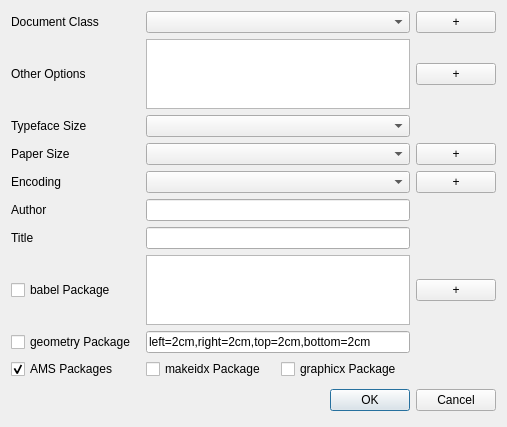
<?xml version="1.0" encoding="UTF-8"?>
<ui version="4.0">
 <class>QuickDocumentDialog</class>
 <widget class="QDialog" name="QuickDocumentDialog">
  <property name="geometry">
   <rect>
    <x>0</x>
    <y>0</y>
    <width>507</width>
    <height>418</height>
   </rect>
  </property>
  <layout class="QGridLayout" name="gridLayout_2">
   <item row="0" column="0">
    <layout class="QGridLayout" name="gridLayout">
     <item row="0" column="0">
      <widget class="QLabel" name="labelClass">
       <property name="sizePolicy">
        <sizepolicy hsizetype="Minimum" vsizetype="Minimum">
         <horstretch>0</horstretch>
         <verstretch>0</verstretch>
        </sizepolicy>
       </property>
       <property name="text">
        <string>Document Class</string>
       </property>
      </widget>
     </item>
     <item row="0" column="1" colspan="2">
      <widget class="QComboBox" name="comboBoxClass"/>
     </item>
     <item row="0" column="3">
      <widget class="QPushButton" name="pushButtonClass">
       <property name="sizePolicy">
        <sizepolicy hsizetype="Fixed" vsizetype="Fixed">
         <horstretch>0</horstretch>
         <verstretch>0</verstretch>
        </sizepolicy>
       </property>
       <property name="text">
        <string>+</string>
       </property>
      </widget>
     </item>
     <item row="1" column="0">
      <widget class="QLabel" name="labelOptions">
       <property name="sizePolicy">
        <sizepolicy hsizetype="Minimum" vsizetype="Minimum">
         <horstretch>0</horstretch>
         <verstretch>0</verstretch>
        </sizepolicy>
       </property>
       <property name="text">
        <string>Other Options</string>
       </property>
      </widget>
     </item>
     <item row="1" column="1" colspan="2">
      <widget class="QListWidget" name="listWidgetOptions"/>
     </item>
     <item row="1" column="3">
      <widget class="QPushButton" name="pushButtonOptions">
       <property name="sizePolicy">
        <sizepolicy hsizetype="Fixed" vsizetype="Fixed">
         <horstretch>0</horstretch>
         <verstretch>0</verstretch>
        </sizepolicy>
       </property>
       <property name="text">
        <string>+</string>
       </property>
      </widget>
     </item>
     <item row="2" column="0">
      <widget class="QLabel" name="labelSize">
       <property name="sizePolicy">
        <sizepolicy hsizetype="Minimum" vsizetype="Minimum">
         <horstretch>0</horstretch>
         <verstretch>0</verstretch>
        </sizepolicy>
       </property>
       <property name="text">
        <string>Typeface Size</string>
       </property>
      </widget>
     </item>
     <item row="2" column="1" colspan="2">
      <widget class="QComboBox" name="comboBoxSize"/>
     </item>
     <item row="3" column="0">
      <widget class="QLabel" name="labelPaper">
       <property name="sizePolicy">
        <sizepolicy hsizetype="Minimum" vsizetype="Minimum">
         <horstretch>0</horstretch>
         <verstretch>0</verstretch>
        </sizepolicy>
       </property>
       <property name="text">
        <string>Paper Size</string>
       </property>
      </widget>
     </item>
     <item row="3" column="1" colspan="2">
      <widget class="QComboBox" name="comboBoxPaper"/>
     </item>
     <item row="3" column="3">
      <widget class="QPushButton" name="pushButtonPaper">
       <property name="sizePolicy">
        <sizepolicy hsizetype="Fixed" vsizetype="Fixed">
         <horstretch>0</horstretch>
         <verstretch>0</verstretch>
        </sizepolicy>
       </property>
       <property name="text">
        <string>+</string>
       </property>
      </widget>
     </item>
     <item row="4" column="0">
      <widget class="QLabel" name="labelEncoding">
       <property name="sizePolicy">
        <sizepolicy hsizetype="Minimum" vsizetype="Minimum">
         <horstretch>0</horstretch>
         <verstretch>0</verstretch>
        </sizepolicy>
       </property>
       <property name="text">
        <string>Encoding</string>
       </property>
      </widget>
     </item>
     <item row="4" column="1" colspan="2">
      <widget class="QComboBox" name="comboBoxEncoding"/>
     </item>
     <item row="4" column="3">
      <widget class="QPushButton" name="pushButtonEncoding">
       <property name="sizePolicy">
        <sizepolicy hsizetype="Fixed" vsizetype="Fixed">
         <horstretch>0</horstretch>
         <verstretch>0</verstretch>
        </sizepolicy>
       </property>
       <property name="text">
        <string>+</string>
       </property>
      </widget>
     </item>
     <item row="5" column="0">
      <widget class="QLabel" name="labelAuthor">
       <property name="sizePolicy">
        <sizepolicy hsizetype="Minimum" vsizetype="Minimum">
         <horstretch>0</horstretch>
         <verstretch>0</verstretch>
        </sizepolicy>
       </property>
       <property name="text">
        <string>Author</string>
       </property>
      </widget>
     </item>
     <item row="5" column="1" colspan="2">
      <widget class="QLineEdit" name="lineEditAuthor"/>
     </item>
     <item row="6" column="0">
      <widget class="QLabel" name="labelTitle">
       <property name="sizePolicy">
        <sizepolicy hsizetype="Minimum" vsizetype="Minimum">
         <horstretch>0</horstretch>
         <verstretch>0</verstretch>
        </sizepolicy>
       </property>
       <property name="text">
        <string>Title</string>
       </property>
      </widget>
     </item>
     <item row="6" column="1" colspan="2">
      <widget class="QLineEdit" name="lineEditTitle"/>
     </item>
     <item row="7" column="0">
      <widget class="QCheckBox" name="checkBoxBabel">
       <property name="text">
        <string>babel Package</string>
       </property>
      </widget>
     </item>
     <item row="7" column="1" colspan="2">
      <widget class="QListWidget" name="listWidgetBabel"/>
     </item>
     <item row="7" column="3">
      <widget class="QPushButton" name="pushButtonBabel">
       <property name="sizePolicy">
        <sizepolicy hsizetype="Fixed" vsizetype="Fixed">
         <horstretch>0</horstretch>
         <verstretch>0</verstretch>
        </sizepolicy>
       </property>
       <property name="text">
        <string>+</string>
       </property>
      </widget>
     </item>
     <item row="8" column="0">
      <widget class="QCheckBox" name="checkBoxGeometry">
       <property name="text">
        <string>geometry Package</string>
       </property>
      </widget>
     </item>
     <item row="8" column="1" colspan="2">
      <widget class="QLineEdit" name="lineEditGeometry">
       <property name="text">
        <string>left=2cm,right=2cm,top=2cm,bottom=2cm</string>
       </property>
      </widget>
     </item>
     <item row="9" column="0">
      <widget class="QCheckBox" name="checkBoxAMS">
       <property name="text">
        <string>AMS Packages</string>
       </property>
       <property name="checked">
        <bool>true</bool>
       </property>
      </widget>
     </item>
     <item row="9" column="1">
      <widget class="QCheckBox" name="checkBoxIDX">
       <property name="text">
        <string>makeidx Package</string>
       </property>
      </widget>
     </item>
     <item row="9" column="2">
      <widget class="QCheckBox" name="checkBoxGraphicx">
       <property name="text">
        <string>graphicx Package</string>
       </property>
      </widget>
     </item>
    </layout>
   </item>
   <item row="1" column="0">
    <layout class="QHBoxLayout">
     <property name="spacing">
      <number>6</number>
     </property>
     <property name="margin">
      <number>0</number>
     </property>
     <item>
      <spacer>
       <property name="orientation">
        <enum>Qt::Horizontal</enum>
       </property>
       <property name="sizeHint" stdset="0">
        <size>
         <width>131</width>
         <height>31</height>
        </size>
       </property>
      </spacer>
     </item>
     <item>
      <widget class="QDialogButtonBox" name="buttonBox">
       <property name="standardButtons">
        <set>QDialogButtonBox::Cancel|QDialogButtonBox::Ok</set>
       </property>
      </widget>
     </item>
    </layout>
   </item>
  </layout>
 </widget>
 <tabstops>
  <tabstop>comboBoxClass</tabstop>
  <tabstop>comboBoxSize</tabstop>
  <tabstop>comboBoxPaper</tabstop>
  <tabstop>comboBoxEncoding</tabstop>
  <tabstop>checkBoxAMS</tabstop>
  <tabstop>checkBoxIDX</tabstop>
  <tabstop>lineEditAuthor</tabstop>
  <tabstop>lineEditTitle</tabstop>
  <tabstop>listWidgetOptions</tabstop>
  <tabstop>pushButtonClass</tabstop>
  <tabstop>pushButtonPaper</tabstop>
  <tabstop>pushButtonEncoding</tabstop>
  <tabstop>pushButtonOptions</tabstop>
 </tabstops>
 <resources/>
 <connections>
  <connection>
   <sender>buttonBox</sender>
   <signal>accepted()</signal>
   <receiver>QuickDocumentDialog</receiver>
   <slot>accept()</slot>
   <hints>
    <hint type="sourcelabel">
     <x>379</x>
     <y>410</y>
    </hint>
    <hint type="destinationlabel">
     <x>255</x>
     <y>218</y>
    </hint>
   </hints>
  </connection>
  <connection>
   <sender>buttonBox</sender>
   <signal>rejected()</signal>
   <receiver>QuickDocumentDialog</receiver>
   <slot>reject()</slot>
   <hints>
    <hint type="sourcelabel">
     <x>379</x>
     <y>410</y>
    </hint>
    <hint type="destinationlabel">
     <x>255</x>
     <y>218</y>
    </hint>
   </hints>
  </connection>
  <connection>
   <sender>checkBoxBabel</sender>
   <signal>toggled(bool)</signal>
   <receiver>listWidgetBabel</receiver>
   <slot>setEnabled(bool)</slot>
   <hints>
    <hint type="sourcelabel">
     <x>79</x>
     <y>286</y>
    </hint>
    <hint type="destinationlabel">
     <x>310</x>
     <y>286</y>
    </hint>
   </hints>
  </connection>
  <connection>
   <sender>checkBoxBabel</sender>
   <signal>toggled(bool)</signal>
   <receiver>pushButtonBabel</receiver>
   <slot>setEnabled(bool)</slot>
   <hints>
    <hint type="sourcelabel">
     <x>79</x>
     <y>286</y>
    </hint>
    <hint type="destinationlabel">
     <x>483</x>
     <y>285</y>
    </hint>
   </hints>
  </connection>
  <connection>
   <sender>checkBoxGeometry</sender>
   <signal>toggled(bool)</signal>
   <receiver>lineEditGeometry</receiver>
   <slot>setEnabled(bool)</slot>
   <hints>
    <hint type="sourcelabel">
     <x>79</x>
     <y>339</y>
    </hint>
    <hint type="destinationlabel">
     <x>310</x>
     <y>339</y>
    </hint>
   </hints>
  </connection>
 </connections>
</ui>
